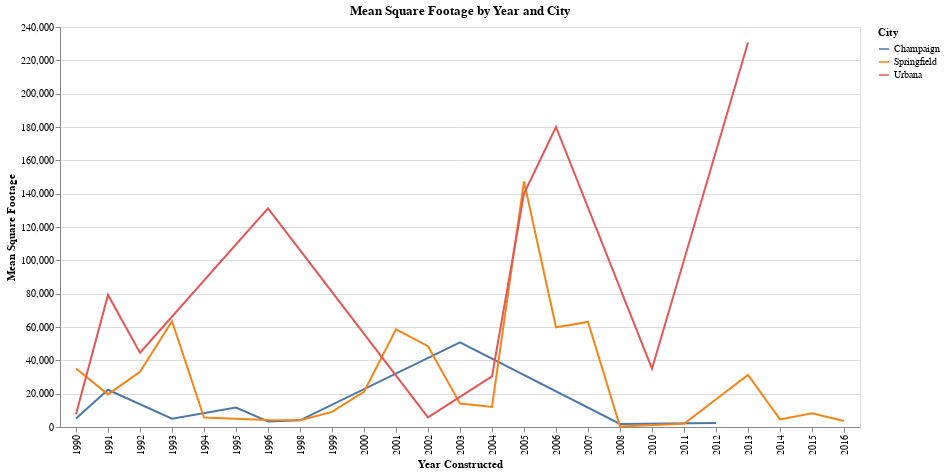

Notebook cell for this chart:
### Markdown cell above
#### Plot 1

### Code cell
cs_data = building_data[building_data['City'].isin(['Springfield', 'Champaign', 'Urbana']) & (building_data['Year Constructed'] >= 1990)]

# Calculate the mean square footage of the buildings by year and city
mean_sqft_by_year = cs_data.groupby(['Year Constructed', 'City'])['Square Footage'].mean().reset_index()

city_selection = alt.selection_multi(fields=['Springfield', 'Champaign', 'Urbana'], empty='all')
# Create a chart to show the mean square footage by year and city
chart1 = alt.Chart(mean_sqft_by_year).mark_line().encode(
    x=alt.X('Year Constructed:O', axis=alt.Axis(title='Year Constructed')),
    y=alt.Y('Square Footage:Q', axis=alt.Axis(title='Mean Square Footage')),
    color=alt.Color('City:N', legend=alt.Legend(title='City')),
    tooltip=[alt.Tooltip('Year Constructed:O', title='Year Constructed'), 
             alt.Tooltip('Square Footage:Q', title='Mean Square Footage'), 
             alt.Tooltip('City:N', title='City')],
            opacity=alt.condition(city_selection, alt.value(1), alt.value(0.2))
).add_selection(city_selection).properties(
    width=800,
    height=400,
    title='Mean Square Footage by Year and City'
)


chart1

### Figure 1 — Vega-Lite specification as saved in the notebook (floating-point values rounded to 4 significant figures)
{"config": {"view": {"continuousWidth": 400, "continuousHeight": 300}}, "data": {"name": "data-f794fe14b1717022af1eea5ec4fadb54"}, "mark": "line", "encoding": {"color": {"field": "City", "legend": {"title": "City"}, "type": "nominal"}, "opacity": {"condition": {"value": 1, "selection": "selector003"}, "value": 0.2}, "tooltip": [{"field": "Year Constructed", "title": "Year Constructed", "type": "ordinal"}, {"field": "Square Footage", "title": "Mean Square Footage", "type": "quantitative"}, {"field": "City", "title": "City", "type": "nominal"}], "x": {"axis": {"title": "Year Constructed"}, "field": "Year Constructed", "type": "ordinal"}, "y": {"axis": {"title": "Mean Square Footage"}, "field": "Square Footage", "type": "quantitative"}}, "height": 400, "selection": {"selector003": {"type": "multi", "fields": ["Springfield", "Champaign", "Urbana"], "empty": "all"}}, "title": "Mean Square Footage by Year and City", "width": 800, "$schema": "https://vega.github.io/schema/vega-lite/v4.17.0.json", "datasets": {"data-f794fe14b1717022af1eea5ec4fadb54": [{"Year Constructed": 1990, "City": "Champaign", "Square Footage": 5124.0}, {"Year Constructed": 1990, "City": "Springfield", "Square Footage": 35110.0}, {"Year Constructed": 1990, "City": "Urbana", "Square Footage": 7697.0}, {"Year Constructed": 1991, "City": "Champaign", "Square Footage": 22350.0}, {"Year Constructed": 1991, "City": "Springfield", "Square Footage": 19570.0}, {"Year Constructed": 1991, "City": "Urbana", "Square Footage": 79210.0}, {"Year Constructed": 1992, "City": "Springfield", "Square Footage": 33120.0}, {"Year Constructed": 1992, "City": "Urbana", "Square Footage": 44570.0}, {"Year Constructed": 1993, "City": "Champaign", "Square Footage": 4992.0}, {"Year Constructed": 1993, "City": "Springfield", "Square Footage": 63420.0}, {"Year Constructed": 1994, "City": "Springfield", "Square Footage": 5676.0}, {"Year Constructed": 1995, "City": "Champaign", "Square Footage": 11650.0}, {"Year Constructed": 1996, "City": "Champaign", "Square Footage": 3292.0}, {"Year Constructed": 1996, "City": "Springfield", "Square Footage": 4133.0}, {"Year Constructed": 1996, "City": "Urbana", "Square Footage": 131200.0}, {"Year Constructed": 1998, "City": "Champaign", "Square Footage": 4032.0}, {"Year Constructed": 1998, "City": "Springfield", "Square Footage": 4119.0}, {"Year Constructed": 1999, "City": "Springfield", "Square Footage": 9076.0}, {"Year Constructed": 2000, "City": "Springfield", "Square Footage": 21120.0}, {"Year Constructed": 2001, "City": "Springfield", "Square Footage": 58560.0}, {"Year Constructed": 2002, "City": "Springfield", "Square Footage": 48490.0}, {"Year Constructed": 2002, "City": "Urbana", "Square Footage": 5760.0}, {"Year Constructed": 2003, "City": "Champaign", "Square Footage": 50840.0}, {"Year Constructed": 2003, "City": "Springfield", "Square Footage": 14030.0}, {"Year Constructed": 2004, "City": "Springfield", "Square Footage": 12000.0}, {"Year Constructed": 2004, "City": "Urbana", "Square Footage": 30410.0}, {"Year Constructed": 2005, "City": "Springfield", "Square Footage": 147400.0}, {"Year Constructed": 2005, "City": "Urbana", "Square Footage": 140000.0}, {"Year Constructed": 2006, "City": "Springfield", "Square Footage": 59860.0}, {"Year Constructed": 2006, "City": "Urbana", "Square Footage": 180000.0}, {"Year Constructed": 2007, "City": "Springfield", "Square Footage": 63000.0}, {"Year Constructed": 2008, "City": "Champaign", "Square Footage": 1875.0}, {"Year Constructed": 2008, "City": "Springfield", "Square Footage": 315.5}, {"Year Constructed": 2010, "City": "Urbana", "Square Footage": 35000.0}, {"Year Constructed": 2011, "City": "Springfield", "Square Footage": 1925.0}, {"Year Constructed": 2012, "City": "Champaign", "Square Footage": 2400.0}, {"Year Constructed": 2013, "City": "Springfield", "Square Footage": 31280.0}, {"Year Constructed": 2013, "City": "Urbana", "Square Footage": 230700.0}, {"Year Constructed": 2014, "City": "Springfield", "Square Footage": 4582.0}, {"Year Constructed": 2015, "City": "Springfield", "Square Footage": 8283.0}, {"Year Constructed": 2016, "City": "Springfield", "Square Footage": 3600.0}]}}
